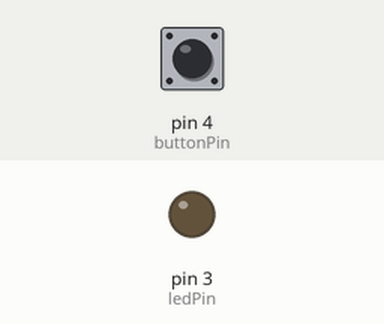
A sketch run on a simulated Arduino Uno, built with avr-gcc and run on an emulated ATmega328P. On the bench: output pins drawn as LEDs (lit = HIGH). The inputs (shaded band) are chosen by the test bench; at power-on: pin 4 (buttonPin) LOW.

Above: at 1.2 s.
1.3 s: pin 4 (buttonPin) pulled HIGH for 0.15 s
At 1.37 s:
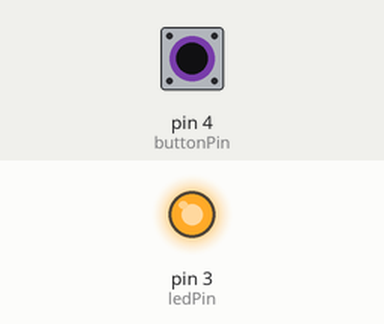
2.9 s: pin 4 (buttonPin) pulled HIGH for 3.2 s
At 6.8 s:
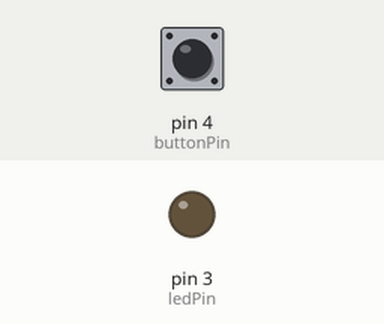
Timing chart, 0 to 8.3 s (numbered marks = the images above; inputs shaded):
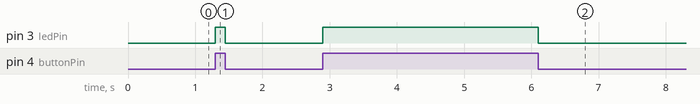

Measured:
- after the input at 1.3 s, pin 3 (ledPin): LOW → HIGH at once, → LOW 0.15 s later
- after the input at 2.9 s, pin 3 (ledPin): LOW → HIGH at once, → LOW 3.2 s later

The sketch:

iBlink.ino
```cpp
int buttonPin = 4; //declare the button variable and set the pin number
int ledPin = 3; //declare a value for the Led pin
boolean buttonState = false;

// the setup function runs once when you press reset or power the board
void setup() {
  // initialize digital LED Pin as an output.
  pinMode(ledPin, OUTPUT);
  // initailise the digital button Pin as an input.
  pinMode(buttonPin, INPUT);
}

// the loop function runs over and over again forever
void loop() {
  // if button pressed digitalRead will be HIGH else it will be LOW
  digitalWrite(ledPin, digitalRead(buttonPin));
}
```
